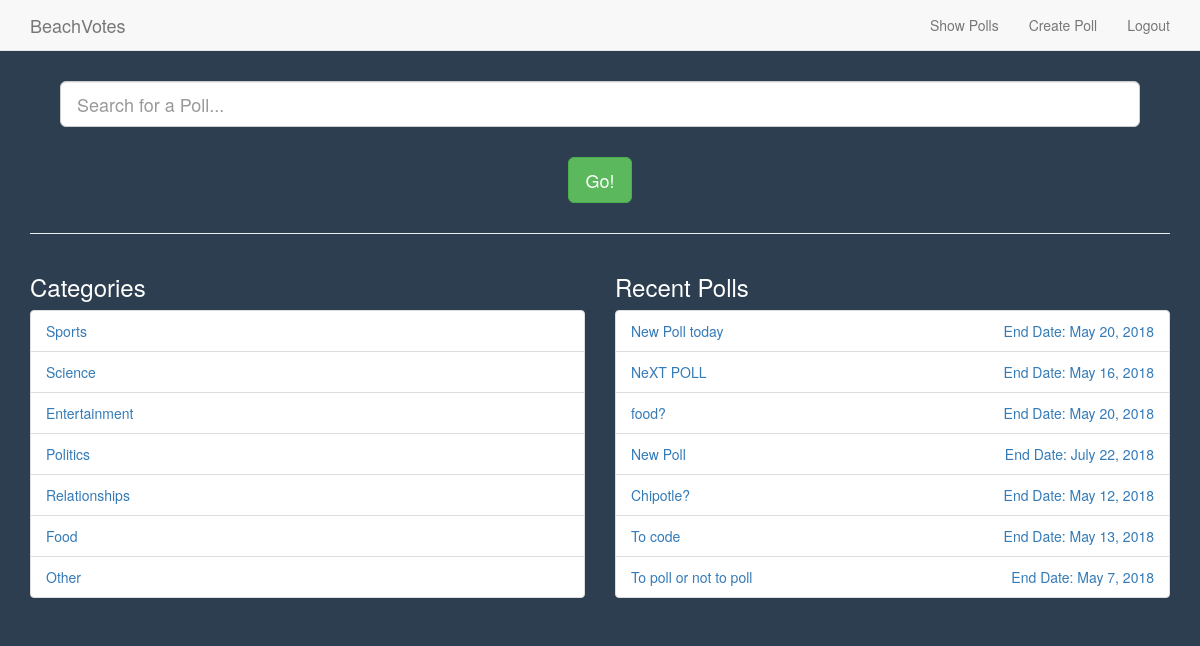
/poll/show_polls (signed in), run on an earlier commit of the app's database.
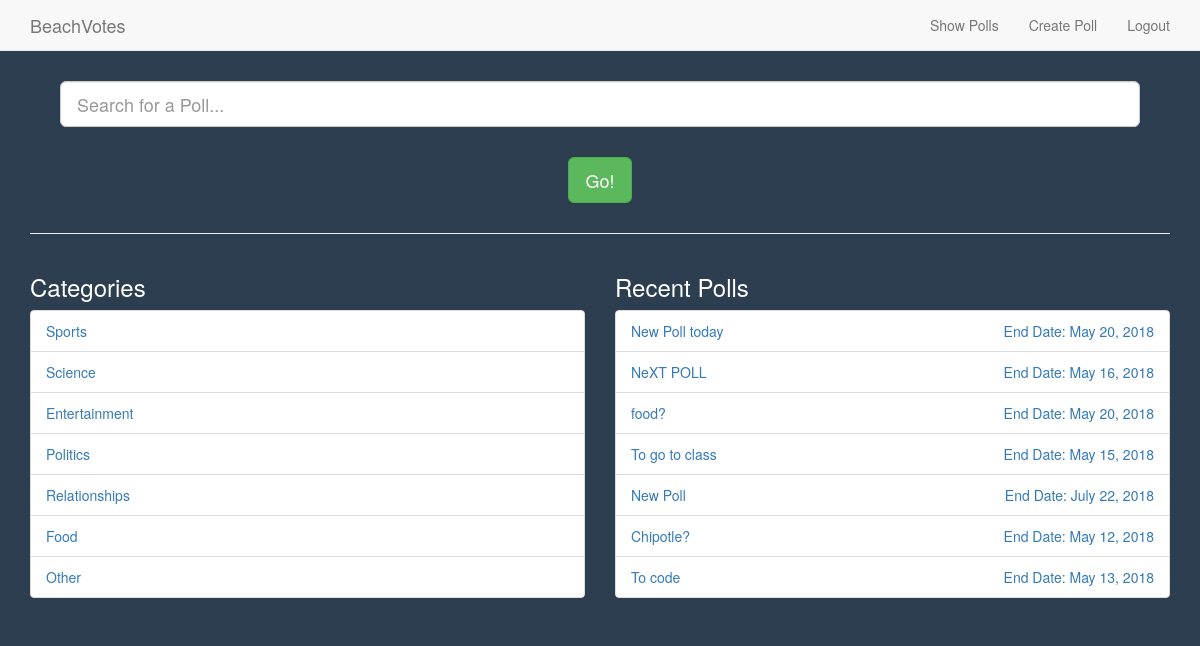
And on a later commit of the database.
### poll/models.py (models this page shows, shortened)
class Category(models.Model):
    group_name = models.CharField(max_length = 50, unique = True, null = False)
    def __init__(self, *args, **kwargs):
        models.Model.__init__(self, *args, **kwargs)
    class Meta:
        verbose_name_plural = 'Categories'

class Poll(models.Model):
    category = models.ForeignKey(Category, on_delete=models.CASCADE)
    poll_creator = models.ForeignKey(User, on_delete=models.CASCADE)
    title_question = models.CharField(max_length = 128, unique = True, null = False)
    start_date = models.DateField(default = datetime.date.today, null = False)
    end_date =  models.DateField(default = datetime.date.today() + datetime.timedelta(days=1),
                                 null = False)
    def __init__(self, *args, **kwargs):
        models.Model.__init__(self, *args, **kwargs)

### poll/views.py (the view)
@login_required
def show_polls(request):
    categories = Category.objects.all()
    polls = Poll.objects.order_by('-start_date')[:7]
    context_dict = { 'categories' : categories }
    context_dict['polls'] = polls
    return render(request, 'poll/show_polls.html', context_dict)

### templates/poll/show_polls.html (shortened to what this page needs)
{% extends 'poll/base.html' %}
{% load staticfiles %}
{% block body_block %}
<div class="container">
  <div class="text-center" style="margin: 30px;">
    <input type="text" class="form-control input-lg center-block" name="search"
      placeholder="Search for a Poll..." />
      <a href="#" class="btn btn-lg btn-success" style="margin-top: 30px;">Go!</a>
  </div>
  <hr />
  <div class="row">
    <div class="col-md-6">
      <h3>Categories</h3>
  {% if categories %}
      <ul class="list-group">
        {% for category in categories %}
        <li class="list-group-item">
          <a href="{% url 'view_category' category.id %}">
            {{ category.group_name }}
          </a>
        </li>
        {% endfor %}
      </ul>
      {% else %}
        <h1>No categories to show</h1>
      {% endif %}
    </div>
    <div class="col-md-6">
      <h3>Recent Polls</h3>
      {% if polls %}
        <ul class="list-group">
          {% for poll in polls %}
            <li class="list-group-item">
              <a href="{% url 'view_poll' poll.id user.id %}">
                {{ poll.title_question }}
                <p style="float: right;">End Date: {{ poll.end_date }}</p>
              </a>
            </li>
          {% endfor %}
        </ul>
      {% else %}
        <h4>No recent polls to show</h4>
      {% endif %}
    </div>
  </div>
</div>
{% endblock %}

What changed in the data, as far as the page shows it:
no longer on this page (row unchanged): Poll: title_question "To poll or not to poll", end_date "May 7, 2018"
added Poll: title_question "To go to class", end_date "May 15, 2018"
